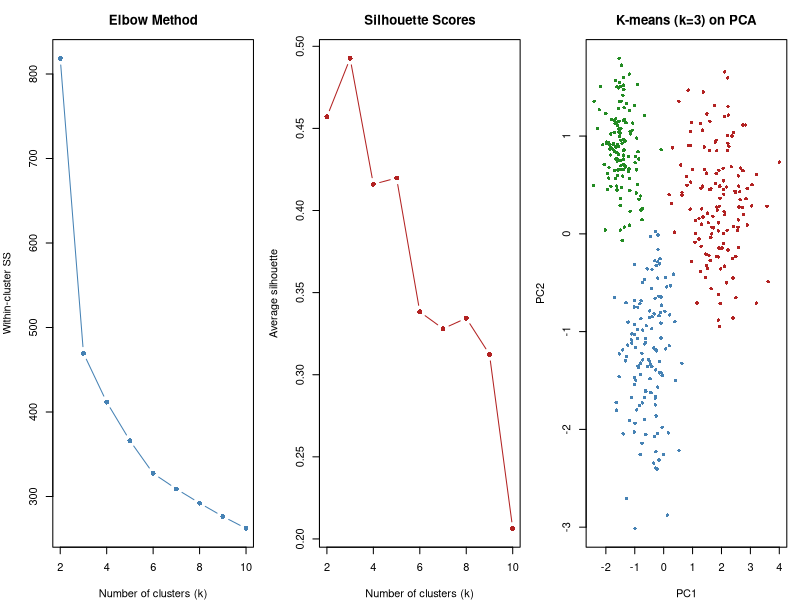
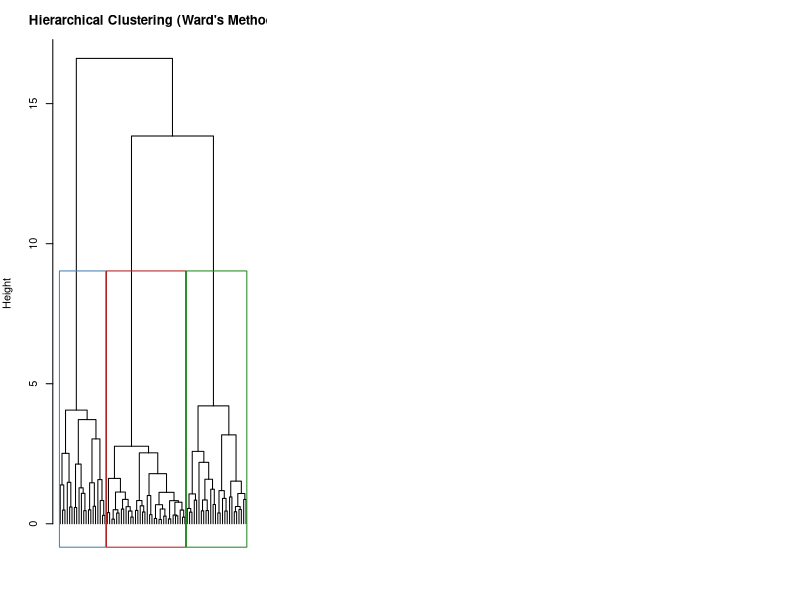
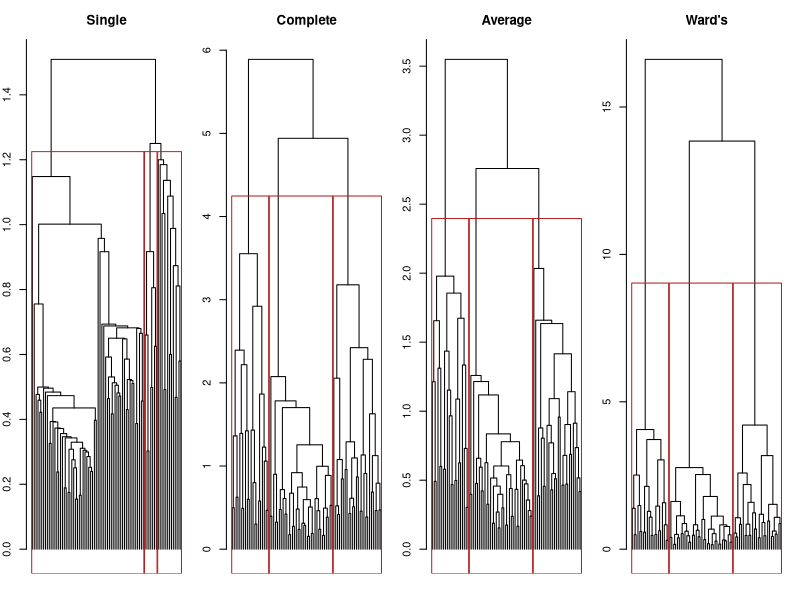
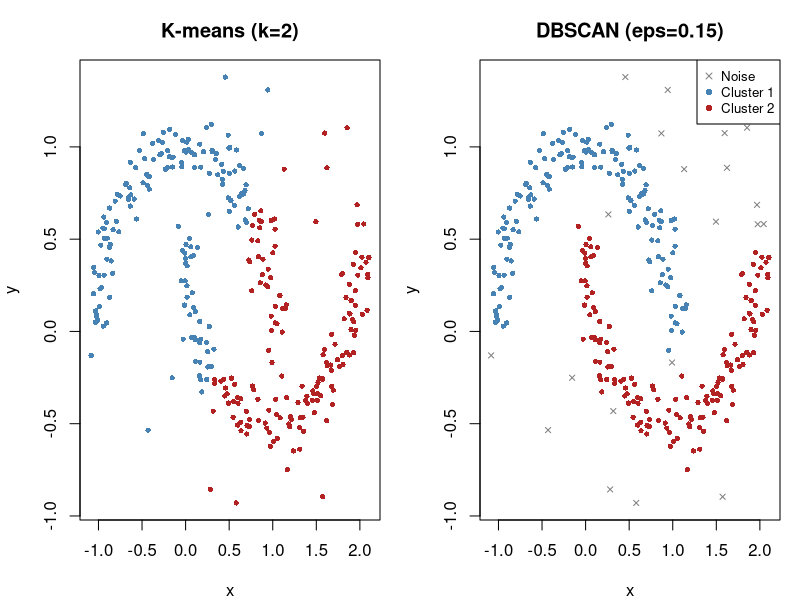
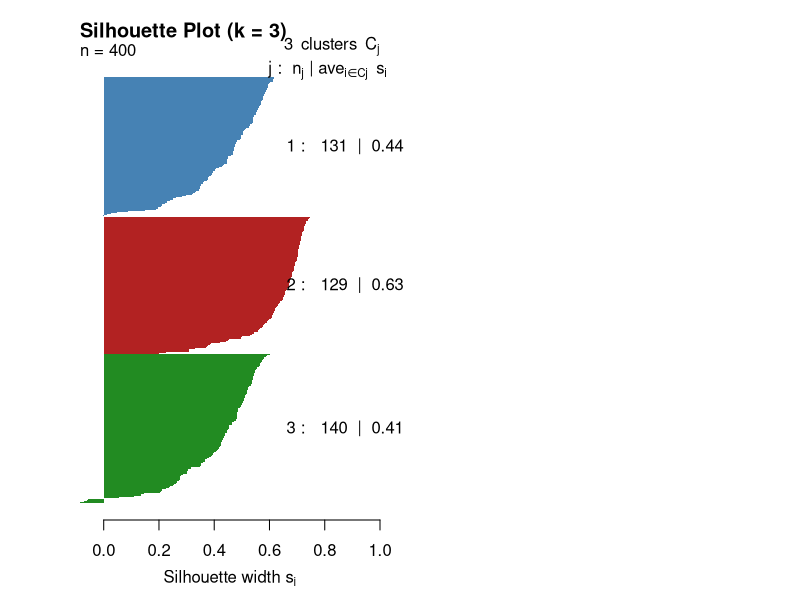
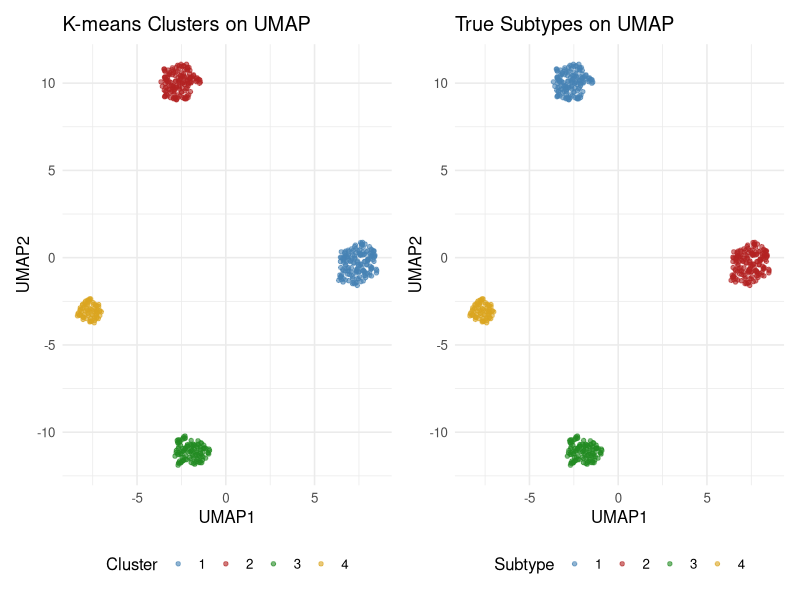
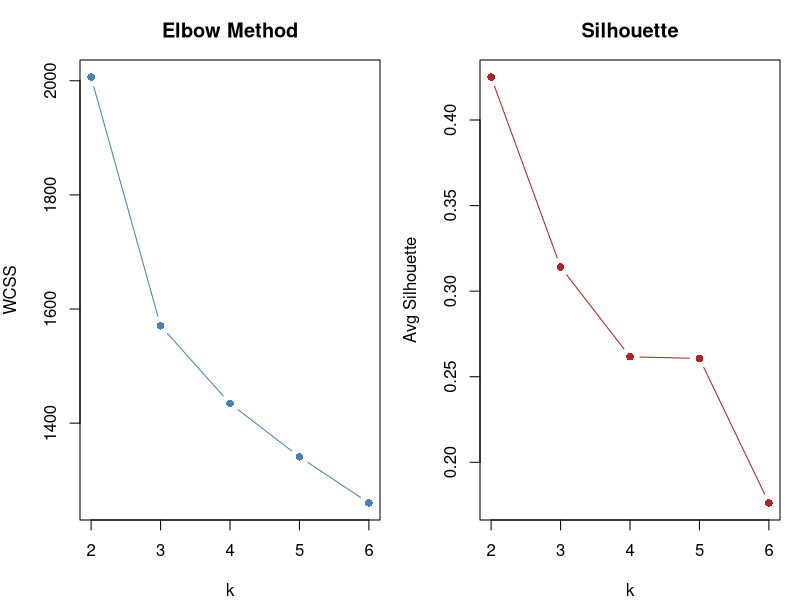

Write the R code that produced these figures, in order.
## ---- chunk 1
#| include: false
library(tidyverse)
library(knitr)
## ---- chunk 2
#| label: fig-kmeans-r
#| fig-cap: "K-means clustering of simulated patient lab data: choosing k and visualising clusters."
#| fig-width: 14
#| fig-height: 5

library(cluster)

set.seed(42)
n <- 400

# Simulate 3 patient phenotypes with distinct lab profiles
pheno1 <- tibble(  # Metabolic syndrome phenotype
  glucose = rnorm(n * 0.35, 140, 20),
  crp     = rnorm(n * 0.35, 5, 2),
  albumin = rnorm(n * 0.35, 3.5, 0.3),
  wbc     = rnorm(n * 0.35, 8, 2)
)
pheno2 <- tibble(  # Inflammatory phenotype
  glucose = rnorm(n * 0.35, 100, 15),
  crp     = rnorm(n * 0.35, 15, 4),
  albumin = rnorm(n * 0.35, 3.0, 0.4),
  wbc     = rnorm(n * 0.35, 14, 3)
)
pheno3 <- tibble(  # Healthy-ish phenotype
  glucose = rnorm(n * 0.30, 90, 10),
  crp     = rnorm(n * 0.30, 2, 1),
  albumin = rnorm(n * 0.30, 4.2, 0.2),
  wbc     = rnorm(n * 0.30, 7, 1.5)
)

lab_data <- bind_rows(pheno1, pheno2, pheno3)
lab_scaled <- scale(lab_data)

# Elbow and silhouette plots
wcss <- numeric(10)
sil_avg <- numeric(10)
for (k in 2:10) {
  km <- kmeans(lab_scaled, centers = k, nstart = 25)
  wcss[k] <- km$tot.withinss
  sil_avg[k] <- mean(silhouette(km$cluster, dist(lab_scaled))[, 3])
}

par(mfrow = c(1, 3), mar = c(4, 4, 3, 1))

# Elbow plot
plot(2:10, wcss[2:10], type = "b", pch = 16, col = "steelblue",
     xlab = "Number of clusters (k)", ylab = "Within-cluster SS",
     main = "Elbow Method")

# Silhouette plot
plot(2:10, sil_avg[2:10], type = "b", pch = 16, col = "firebrick",
     xlab = "Number of clusters (k)", ylab = "Average silhouette",
     main = "Silhouette Scores")

# K-means with k=3, visualise on first 2 PCs
km3 <- kmeans(lab_scaled, centers = 3, nstart = 25)
pca2 <- prcomp(lab_scaled)$x[, 1:2]
plot(pca2, col = c("steelblue", "firebrick", "forestgreen")[km3$cluster],
     pch = 16, cex = 0.7,
     main = "K-means (k=3) on PCA", xlab = "PC1", ylab = "PC2")
## ---- chunk 3
#| label: fig-dendrogram-r
#| fig-cap: "Dendrogram from hierarchical clustering (Ward's method) with 3 clusters highlighted."
#| fig-width: 10
#| fig-height: 6

# Use a smaller subset for readable dendrogram
set.seed(42)
idx <- sample(nrow(lab_scaled), 80)
hc <- hclust(dist(lab_scaled[idx, ]), method = "ward.D2")

# Plot dendrogram
plot(hc, labels = FALSE, main = "Hierarchical Clustering (Ward's Method)",
     xlab = "", sub = "", hang = -1, cex = 0.6)
rect.hclust(hc, k = 3, border = c("steelblue", "firebrick", "forestgreen"))
## ---- chunk 4
#| label: fig-linkage-comparison-r
#| fig-cap: "Comparison of linkage methods on the same dataset."
#| fig-width: 14
#| fig-height: 4

par(mfrow = c(1, 4), mar = c(2, 2, 3, 1))
methods <- c("single", "complete", "average", "ward.D2")
titles  <- c("Single", "Complete", "Average", "Ward's")

for (i in seq_along(methods)) {
  hc_i <- hclust(dist(lab_scaled[idx, ]), method = methods[i])
  plot(hc_i, labels = FALSE, main = titles[i], xlab = "", sub = "",
       hang = -1, cex = 0.5)
  rect.hclust(hc_i, k = 3, border = "firebrick")
}
## ---- chunk 5
#| label: fig-dbscan-r
#| fig-cap: "DBSCAN identifies irregularly shaped clusters and noise points."
#| fig-width: 10
#| fig-height: 5

library(dbscan)

set.seed(42)

# Create data with two crescent-shaped clusters + noise
n_each <- 150
theta1 <- seq(0, pi, length.out = n_each)
theta2 <- seq(0, pi, length.out = n_each)

x1 <- cos(theta1) + rnorm(n_each, 0, 0.08)
y1 <- sin(theta1) + rnorm(n_each, 0, 0.08)
x2 <- 1 - cos(theta2) + rnorm(n_each, 0, 0.08)
y2 <- 1 - sin(theta2) - 0.5 + rnorm(n_each, 0, 0.08)

# Add noise
x_noise <- runif(30, -0.5, 2)
y_noise <- runif(30, -1, 1.5)

crescent_data <- rbind(
  cbind(x1, y1),
  cbind(x2, y2),
  cbind(x_noise, y_noise)
)

# Compare K-means and DBSCAN
km_crescents <- kmeans(crescent_data, centers = 2, nstart = 25)
db_crescents <- dbscan(crescent_data, eps = 0.15, minPts = 5)

par(mfrow = c(1, 2), mar = c(4, 4, 3, 1))
cols_km <- c("steelblue", "firebrick")[km_crescents$cluster]
plot(crescent_data, col = cols_km, pch = 16, cex = 0.7,
     main = "K-means (k=2)", xlab = "x", ylab = "y")

# DBSCAN: cluster 0 = noise (grey), others = colours
db_cols <- c("grey50", "steelblue", "firebrick", "forestgreen")
plot(crescent_data,
     col = db_cols[db_crescents$cluster + 1],
     pch = ifelse(db_crescents$cluster == 0, 4, 16),
     cex = 0.7,
     main = "DBSCAN (eps=0.15)", xlab = "x", ylab = "y")
legend("topright", c("Noise", "Cluster 1", "Cluster 2"),
       col = db_cols[1:3], pch = c(4, 16, 16), cex = 0.8)
## ---- chunk 6
#| label: fig-silhouette-r
#| fig-cap: "Silhouette plot for K-means with k=3 on the lab data."
#| fig-width: 8
#| fig-height: 5

library(cluster)

km3 <- kmeans(lab_scaled, centers = 3, nstart = 25)
sil <- silhouette(km3$cluster, dist(lab_scaled))

plot(sil, col = c("steelblue", "firebrick", "forestgreen"),
     main = "Silhouette Plot (k = 3)",
     border = NA)
cat("Average silhouette width:", round(mean(sil[, 3]), 3), "\n")
## ---- chunk 7
#| label: fig-cluster-umap-r
#| fig-cap: "The complete workflow: scale, PCA, cluster, visualise with UMAP."
#| fig-width: 10
#| fig-height: 5

library(uwot)
library(cluster)

set.seed(42)

# High-dimensional data: 500 patients, 50 features, 4 subtypes
n <- 500; p <- 50
true_subtype <- sample(1:4, n, replace = TRUE, prob = c(0.3, 0.3, 0.25, 0.15))
X_hd <- matrix(rnorm(n * p), ncol = p)

# Add subtype-specific signals
for (s in 1:4) {
  feature_start <- (s - 1) * 8 + 1
  feature_end   <- min(s * 8, p)
  X_hd[true_subtype == s, feature_start:feature_end] <-
    X_hd[true_subtype == s, feature_start:feature_end] + 2.5
}

# Step 1: Scale
X_s <- scale(X_hd)

# Step 2: PCA to 15 components
pca_15 <- prcomp(X_s)$x[, 1:15]

# Step 3: K-means on PCA scores
km4 <- kmeans(pca_15, centers = 4, nstart = 50)

# Step 4: UMAP for visualisation
umap_2d <- umap(pca_15, n_neighbors = 15, min_dist = 0.1, verbose = FALSE)

plot_df <- tibble(
  UMAP1 = umap_2d[, 1],
  UMAP2 = umap_2d[, 2],
  Cluster = factor(km4$cluster),
  True_subtype = factor(true_subtype)
)

p1 <- ggplot(plot_df, aes(x = UMAP1, y = UMAP2, colour = Cluster)) +
  geom_point(alpha = 0.6, size = 1.2) +
  scale_colour_manual(values = c("steelblue", "firebrick",
                                  "forestgreen", "goldenrod")) +
  labs(title = "K-means Clusters on UMAP") +
  theme_minimal(base_size = 12) +
  theme(legend.position = "bottom")

p2 <- ggplot(plot_df, aes(x = UMAP1, y = UMAP2, colour = True_subtype)) +
  geom_point(alpha = 0.6, size = 1.2) +
  scale_colour_manual(values = c("steelblue", "firebrick",
                                  "forestgreen", "goldenrod")) +
  labs(title = "True Subtypes on UMAP", colour = "Subtype") +
  theme_minimal(base_size = 12) +
  theme(legend.position = "bottom")

library(patchwork)
p1 + p2
## ---- chunk 8
#| label: exercise-1-solution
#| code-fold: true
#| code-summary: "Show solution"
#| fig-width: 10
#| fig-height: 5

set.seed(42)
n <- 600

# Phenotype 1: Septic shock (high HR, RR, lactate, low SBP)
p1 <- tibble(hr = rnorm(200, 115, 12), rr = rnorm(200, 28, 5),
             temp = rnorm(200, 38.5, 0.8), sbp = rnorm(200, 80, 12),
             creat = rnorm(200, 2.5, 0.8), lactate = rnorm(200, 5, 2))
# Phenotype 2: Stable critical (moderate vitals)
p2 <- tibble(hr = rnorm(200, 90, 10), rr = rnorm(200, 20, 3),
             temp = rnorm(200, 37.2, 0.5), sbp = rnorm(200, 110, 15),
             creat = rnorm(200, 1.2, 0.3), lactate = rnorm(200, 1.5, 0.5))
# Phenotype 3: Febrile, preserved hemodynamics
p3 <- tibble(hr = rnorm(200, 100, 10), rr = rnorm(200, 22, 4),
             temp = rnorm(200, 39.2, 0.7), sbp = rnorm(200, 120, 10),
             creat = rnorm(200, 1.0, 0.2), lactate = rnorm(200, 2.0, 0.8))

dat <- bind_rows(p1, p2, p3)
dat_scaled <- scale(dat)

# Elbow + silhouette
library(cluster)
wcss <- sil <- numeric(6)
for (k in 2:6) {
  km <- kmeans(dat_scaled, k, nstart = 25)
  wcss[k] <- km$tot.withinss
  sil[k] <- mean(silhouette(km$cluster, dist(dat_scaled))[, 3])
}

par(mfrow = c(1, 2))
plot(2:6, wcss[2:6], type = "b", pch = 16, col = "steelblue",
     xlab = "k", ylab = "WCSS", main = "Elbow Method")
plot(2:6, sil[2:6], type = "b", pch = 16, col = "firebrick",
     xlab = "k", ylab = "Avg Silhouette", main = "Silhouette")

# Profile clusters
km3 <- kmeans(dat_scaled, 3, nstart = 25)
dat$cluster <- km3$cluster
cat("\nCluster profiles (original scale):\n")
dat %>%
  group_by(cluster) %>%
  summarise(across(hr:lactate, mean), .groups = "drop") %>%
  print()
